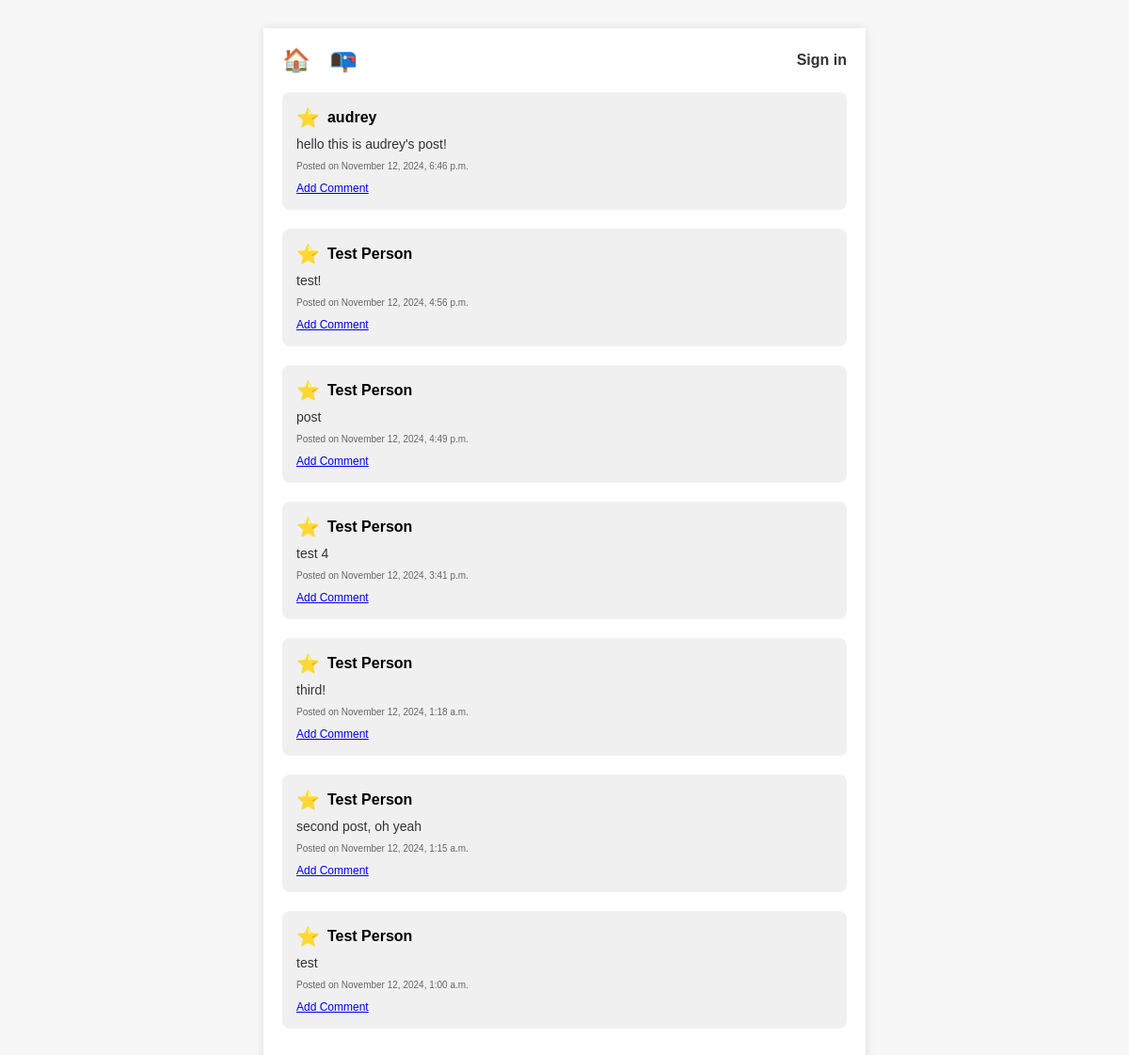
/, run on an earlier commit of the app's database.
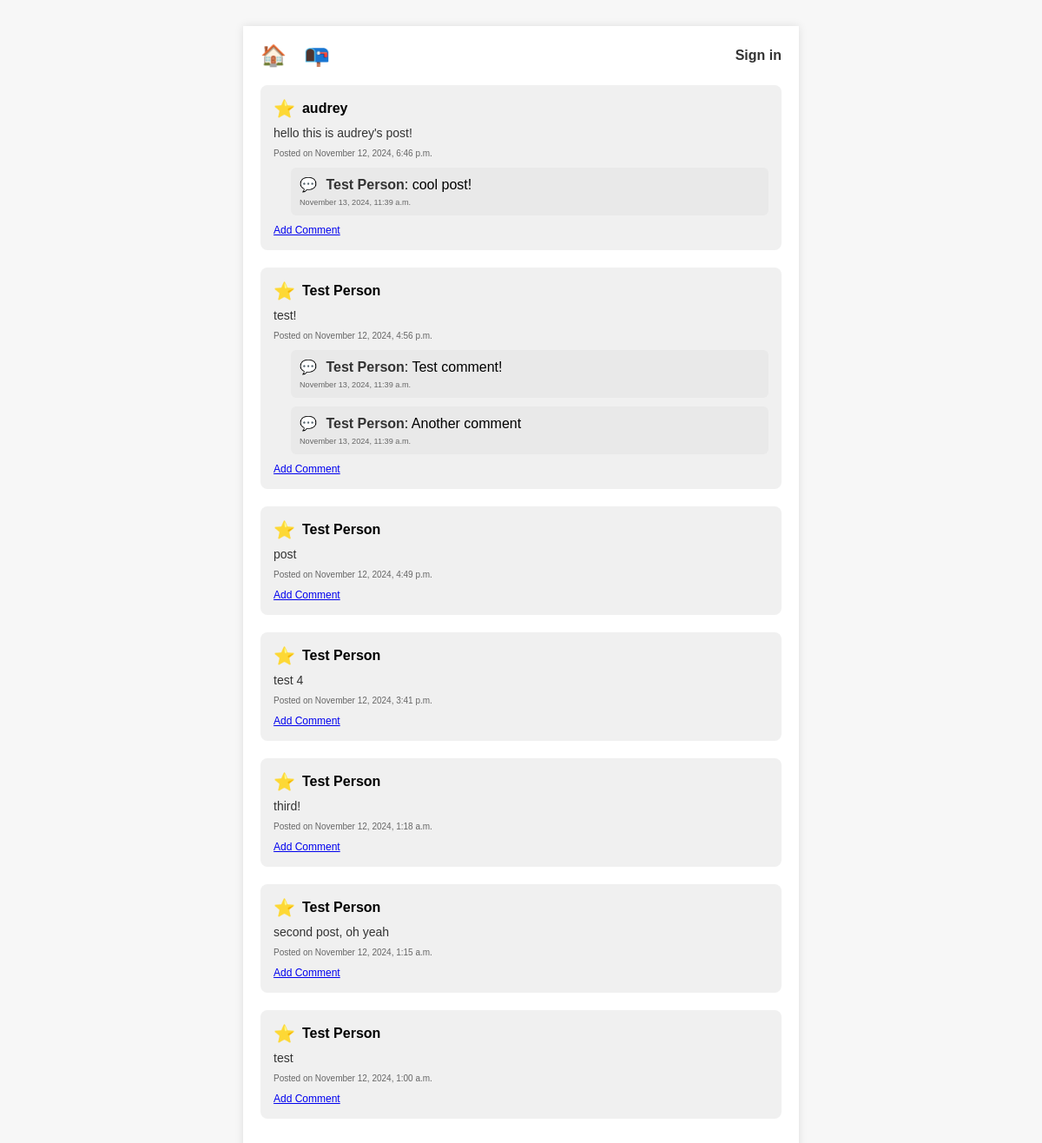
And on a later commit of the database.
### intro_app/models.py (models this page shows, shortened)
class Post(models.Model):
    post_id = models.AutoField(primary_key=True)
    contents = models.TextField()
    user = models.ForeignKey('intro_app.User', on_delete=models.CASCADE, related_name='posts')
    created_at = models.DateTimeField(default=timezone.now)

class User(AbstractBaseUser, PermissionsMixin):
    user_id = models.AutoField(primary_key=True)
    email = models.EmailField(unique=True, max_length=255, null=True, blank=True)
    name = models.CharField(max_length=255, null=True, blank=True)
    admin = models.BooleanField(default=False)
    is_staff = models.BooleanField(default=False)
    is_active = models.BooleanField(default=True)
    password = models.CharField(max_length=128)
    objects = CustomUserManager()
    USERNAME_FIELD = 'email'
    REQUIRED_FIELDS = []

class Comment(models.Model):
    comment_id = models.AutoField(primary_key=True)
    contents = models.TextField()
    user = models.ForeignKey('intro_app.User', on_delete=models.CASCADE, related_name='comments')
    post = models.ForeignKey('intro_app.Post', on_delete=models.CASCADE, related_name='comments')
    created_at = models.DateTimeField(default=timezone.now)

### intro_app/views.py (the view)
# urls.py: path('', views.view_posts, name='home')
def view_posts(request):
    posts = Post.objects.all().order_by("-created_at")
    comment_form = forms.CommentForm() #initialize the comment form
    return render(request, 'intro_app/home.html', {'posts': posts, 'form' : comment_form})

### intro_app/templates/intro_app/home.html (shortened to what this page needs)
<!DOCTYPE html>
<html lang="en">
<head>
</head>
<body>
    <div class="container">
        <div class="navbar">
            <a href="/" class="nav-item">🏠</a>
            <a href="/new_post/" class="nav-item">📭</a>
            {% if not request.user.is_authenticated %}
            <a href="/login/" class="sign-in">Sign in</a>
            {% endif %}
        </div>
        {% for post in posts %}
        <div class="post">
            <div class="user-info">
                <span class="icon">⭐</span>
                <span class="username">{{ post.user.name }}</span>
            </div>
            <div class="post-content">
                {{ post.contents }}
            </div>
            <div class="post-date">
                <small>Posted on {{ post.created_at|date:"F j, Y, g:i a" }}</small>
            </div>
            {% for comment in post.comments.all %}
            <div class="comment">
                <span class="icon">💬</span>
                <span class="username">{{ comment.user.name }}</span>: {{ comment.contents }}
                <div class="comment-date">
                    <small>{{ comment.created_at|date:"F j, Y, g:i a" }}</small>
                </div>
            </div>
            {% endfor %}
            <a class="add_comment" href="javascript:void(0);" onclick="showCommentForm('{{ post.post_id }}')">Add Comment</a>
        </div>
        {% endfor %}
    </div>
</body>
</html>

What changed in the data, as far as the page shows it:
added Comment: user.name "Test Person", contents "cool post!", created_at "November 13, 2024, 11:39 a.m.", shown under Post "hello this is audrey's post!"
added Comment: user.name "Test Person", contents "Test comment!", created_at "November 13, 2024, 11:39 a.m.", shown under Post "test!"
added Comment: user.name "Test Person", contents "Another comment", created_at "November 13, 2024, 11:39 a.m.", shown under Post "test!"
